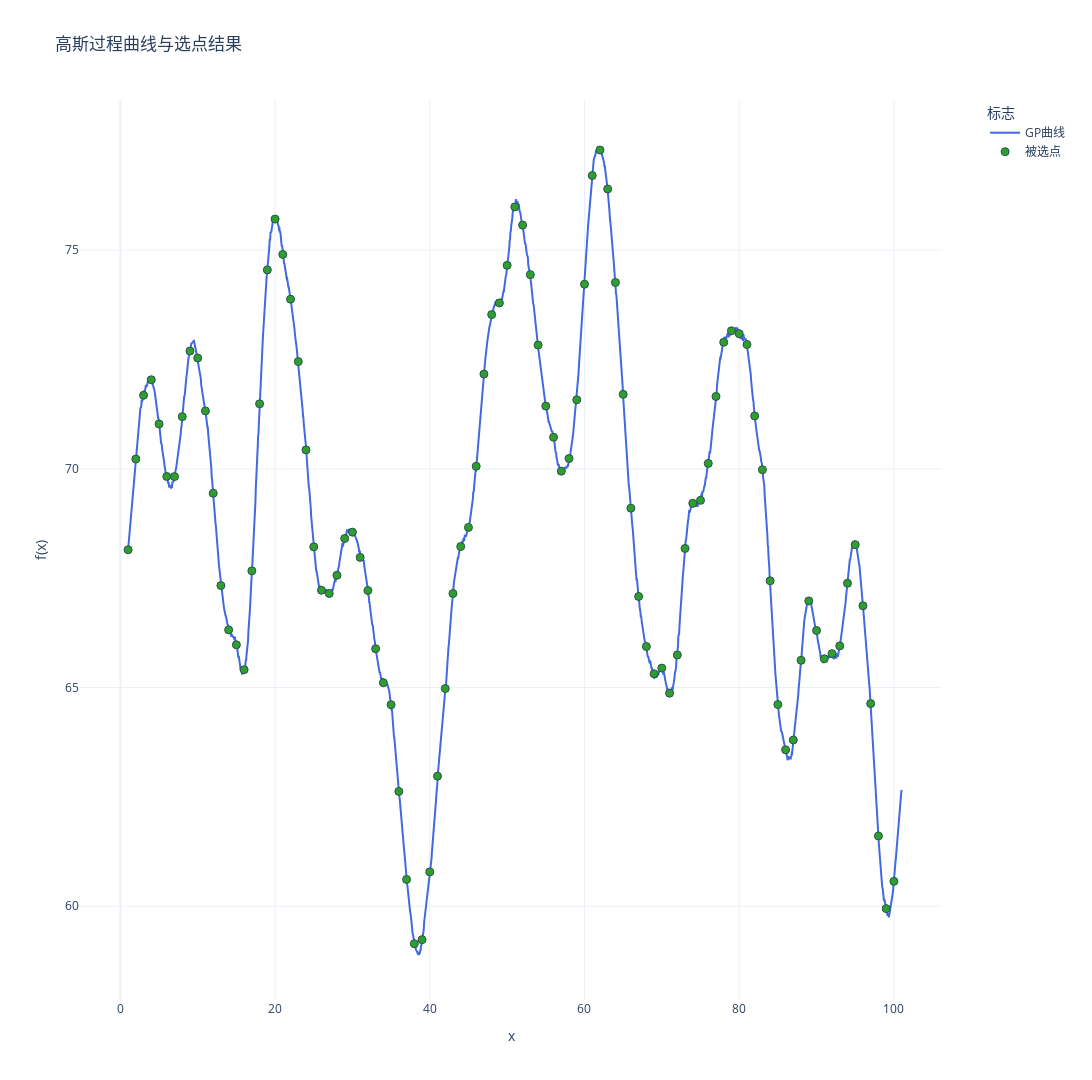

Notebook code for this chart:
### Code cell
import numpy as np
import plotly.graph_objects as go
from sklearn.gaussian_process import GaussianProcessRegressor
from sklearn.gaussian_process.kernels import RBF, ConstantKernel,WhiteKernel,Matern
from scipy.linalg import cholesky
import matplotlib.pyplot as plt

np.random.seed(seed=seed)
# 定义核函数
kernel = ConstantKernel(25.0) * Matern(length_scale=4, nu=2.5) + WhiteKernel(1e-3)
gp = GaussianProcessRegressor(kernel=kernel)

x_dense = np.linspace(1, 101, 2000).reshape(-1, 1)

y_dense = gp.sample_y(x_dense, n_samples=1, random_state=seed).flatten() + 70

# 提取整数点对应的y值
integer_points = np.random.choice(np.arange(1, 101), size=100, replace=False)
indices = [np.abs(x_dense.flatten() - x).argmin() for x in integer_points]
y_integers = y_dense[indices]

# 计算整数点的协方差矩阵
cov_matrix = kernel(integer_points.reshape(-1,1))

# 计算相关性矩阵
std_dev = np.sqrt(np.diag(cov_matrix))  
corr_matrix = cov_matrix / np.outer(std_dev, std_dev)  

fig = go.Figure()

fig.add_trace(go.Scatter(
    x=x_dense.flatten(), 
    y=y_dense,
    mode='lines',
    name='GP曲线',
    line=dict(color='royalblue', width=2)
))

#colors = ['#1f77b4', '#ff7f0e', '#2ca02c', '#d62728', '#9467bd']  # 5种不同颜色
colors = ['#2ca02c',]

fig.add_trace(go.Scatter(
    x=integer_points,
    y=y_integers,
    mode='markers',
    name='被选点',
    marker=dict(
        color=colors[0],
        size=8,
        line=dict(width=1, color='DarkSlateGrey')
)))

fig.update_layout(
    title='高斯过程曲线与选点结果',
    xaxis_title='x',
    yaxis_title='f(x)',
    template='plotly_white',
    height=1080,
    width=1920,
    legend=dict(
        title='标志',
        x=1.05,
        y=1,
        xanchor='left',
        yanchor='top',
        bgcolor='rgba(255,255,255,0.8)'
    ),
    margin=dict(r=150) 
)

fig.show()

### Figure 1 — Plotly figure (JSON) as saved in the notebook; plotly's stock layout.template omitted (floating-point values rounded to 4 significant figures; data arrays with more than 128 entries replaced by an {"elided": "..."} marker saying what was removed)
{"data": [{"line": {"color": "royalblue", "width": 2}, "mode": "lines", "name": "GP曲线", "type": "scatter", "x": {"elided": "2000 float values"}, "y": {"elided": "2000 float values"}}, {"marker": {"color": "#2ca02c", "line": {"color": "DarkSlateGrey", "width": 1}, "size": 8}, "mode": "markers", "name": "被选点", "type": "scatter", "x": [84, 54, 71, 46, 45, 40, 23, 81, 11, 1, 19, 31, 74, 34, 91, 5, 77, 78, 13, 32, 56, 89, 27, 43, 70, 16, 41, 97, 10, 73, 12, 48, 86, 29, 94, 6, 67, 66, 36, 17, 50, 35, 8, 96, 28, 20, 82, 26, 63, 14, 25, 4, 18, 39, 9, 79, 7, 65, 37, 90, 57, 100, 55, 44, 51, 68, 47, 69, 62, 98, 80, 42, 59, 49, 99, 58, 76, 33, 95, 60, 64, 85, 38, 30, 2, 53, 22, 3, 24, 88, 92, 75, 87, 83, 21, 61, 72, 15, 93, 52], "y": [67.44, 72.83, 64.87, 70.06, 68.66, 60.79, 72.45, 72.84, 71.33, 68.15, 74.55, 67.98, 69.21, 65.11, 65.66, 71.03, 71.66, 72.89, 67.33, 67.22, 70.72, 66.98, 67.15, 67.15, 65.44, 65.41, 62.97, 64.63, 72.53, 68.18, 69.44, 73.53, 63.58, 68.41, 67.38, 69.83, 67.08, 69.1, 62.63, 67.67, 74.65, 64.61, 71.19, 66.87, 67.57, 75.71, 71.21, 67.22, 76.4, 66.32, 68.22, 72.04, 71.49, 59.24, 72.69, 73.16, 69.82, 71.7, 60.61, 66.3, 69.95, 60.57, 71.44, 68.22, 75.99, 65.94, 72.17, 65.31, 77.29, 61.61, 73.09, 64.98, 71.58, 73.79, 59.95, 70.24, 70.12, 65.89, 68.27, 74.22, 74.26, 64.61, 59.14, 68.55, 70.22, 74.44, 73.88, 71.68, 70.43, 65.62, 65.78, 69.28, 63.8, 69.98, 74.9, 76.71, 65.75, 65.98, 65.95, 75.57]}], "layout": {"height": 1080, "legend": {"bgcolor": "rgba(255,255,255,0.8)", "title": {"text": "标志"}, "x": 1.05, "xanchor": "left", "y": 1, "yanchor": "top"}, "margin": {"r": 150}, "title": {"text": "高斯过程曲线与选点结果"}, "width": 1920, "xaxis": {"title": {"text": "x"}}, "yaxis": {"title": {"text": "f(x)"}}}}
